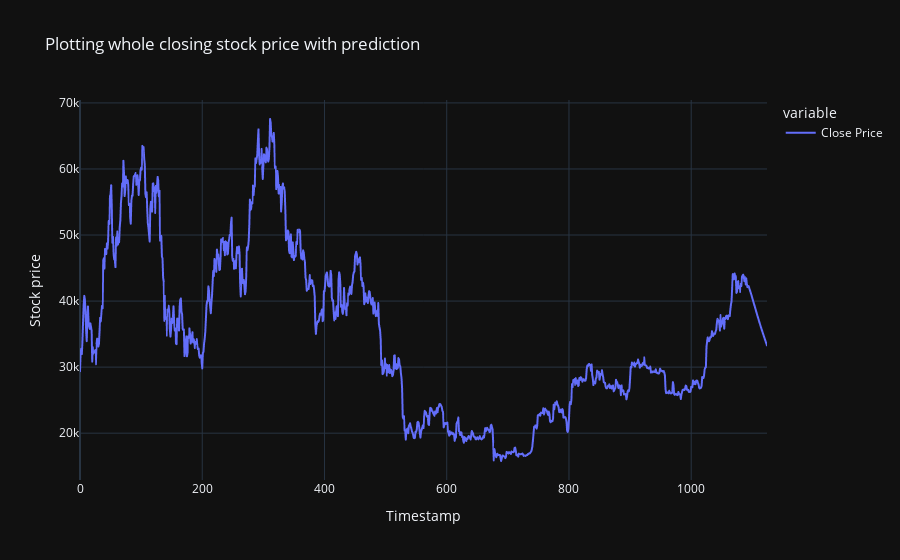

This figure's notebook cell:
### Markdown cell above
## Plotting entire closing Stock price with next 30 days prediction LSTM

### Code cell
# Plot the entire closing Stock price with next 30 days prediction
lstmdf = close_df.tolist()
lstmdf.extend(predicted_prices)

# Inverse transform the scaled data
lstmdf = scaler.inverse_transform(lstmdf)

# Reshape the data to a 1D array
lstmdf = np.array(lstmdf).reshape(-1)

# Create the plot using Plotly
fig = px.line(lstmdf, labels={'value': 'Stock price', 'index': 'Timestamp'}, title='Plotting whole closing stock price with prediction', template='plotly_dark')
fig.update_layout(title_text='Plotting whole closing stock price with prediction', template='plotly_dark')
fig.update_traces(name='Close Price')

# Show the figure
fig.show()

### Figure 1 — Plotly figure (JSON) as saved in the notebook; plotly's stock layout.template omitted (floating-point values rounded to 4 significant figures; data arrays with more than 128 entries replaced by an {"elided": "..."} marker saying what was removed)
{"data": [{"hovertemplate": "variable=0<br>Timestamp=%{x}<br>Stock price=%{y}<extra></extra>", "legendgroup": "0", "line": {"color": "#636efa", "dash": "solid"}, "marker": {"symbol": "circle"}, "mode": "lines", "name": "Close Price", "showlegend": true, "x": {"elided": "1125 int values"}, "xaxis": "x", "y": {"elided": "1125 float values"}, "yaxis": "y", "type": "scattergl"}], "layout": {"xaxis": {"anchor": "y", "domain": [0.0, 1.0], "title": {"text": "Timestamp"}}, "yaxis": {"anchor": "x", "domain": [0.0, 1.0], "title": {"text": "Stock price"}}, "legend": {"title": {"text": "variable"}, "tracegroupgap": 0}, "title": {"text": "Plotting whole closing stock price with prediction"}}}
